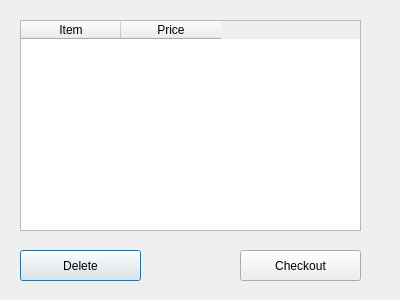
<?xml version="1.0" encoding="UTF-8"?>
<ui version="4.0">
 <class>Dialog</class>
 <widget class="QDialog" name="Dialog">
  <property name="geometry">
   <rect>
    <x>0</x>
    <y>0</y>
    <width>400</width>
    <height>300</height>
   </rect>
  </property>
  <property name="windowTitle">
   <string>Dialog</string>
  </property>
  <widget class="QTableWidget" name="tableWidget">
   <property name="geometry">
    <rect>
     <x>20</x>
     <y>20</y>
     <width>341</width>
     <height>211</height>
    </rect>
   </property>
   <column>
    <property name="text">
     <string>Item</string>
    </property>
   </column>
   <column>
    <property name="text">
     <string>Price</string>
    </property>
   </column>
  </widget>
  <widget class="QPushButton" name="pushButton">
   <property name="geometry">
    <rect>
     <x>20</x>
     <y>250</y>
     <width>121</width>
     <height>31</height>
    </rect>
   </property>
   <property name="text">
    <string>Delete</string>
   </property>
  </widget>
  <widget class="QPushButton" name="pushButton_2">
   <property name="geometry">
    <rect>
     <x>240</x>
     <y>250</y>
     <width>121</width>
     <height>31</height>
    </rect>
   </property>
   <property name="text">
    <string>Checkout</string>
   </property>
  </widget>
 </widget>
 <resources/>
 <connections/>
</ui>
